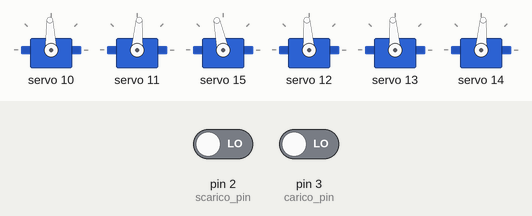
This sketch was run on a simulated Arduino Uno, built with avr-gcc and run on an emulated ATmega328P. On the bench: 6 × servo. The inputs (shaded band) are chosen by the test bench; at power-on: pin 2 (scarico_pin) LOW, pin 3 (carico_pin) LOW.

Above: at 13.2 s.
13.3 s: pin 2 (scarico_pin) driven HIGH
At 18.3 s:
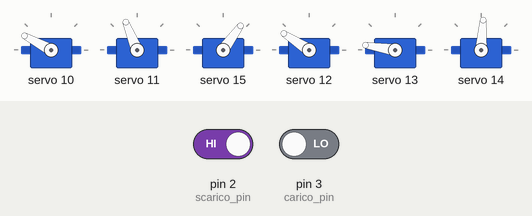
At 27.0 s:
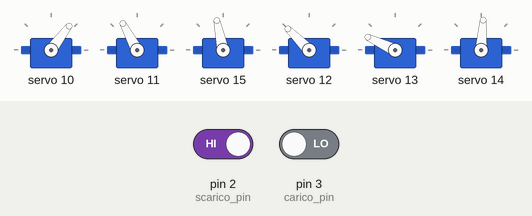
27.3 s: pin 2 (scarico_pin) driven LOW
At 29.06 s:
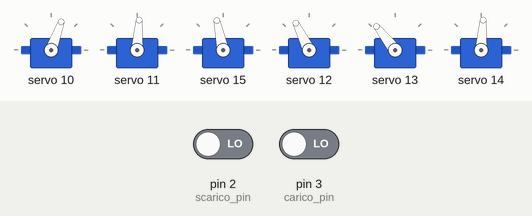
Timing chart, 0 to 31.3 s (numbered marks = the images above; inputs shaded):
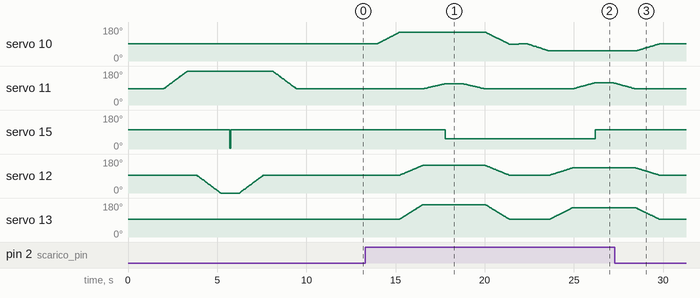

Measured:
- after the input at 13.3 s, servo 15: 102° → 54° after 4.5 s, → 102° 8.4 s later
- after the input at 27.3 s, servo 10: goes on until 29.8 s, then stays 92°; servo 11: goes on until 28.4 s, then stays 86°; servo 15: stays 102° (without the input it goes to 54° after 7.8 s); servo 12, servo 13: goes on until 29.8 s, then stays 94°

The sketch:

braccio_meccanico.ino
```cpp
#include <Adafruit_PWMServoDriver.h>

#include <Wire.h>

Adafruit_PWMServoDriver pwm0 = Adafruit_PWMServoDriver();

#define SERVOMIN  100 //  Valore minimo
#define SERVOMAX  510 //  Valore massimo
#define SERVO_FREQ 50

// Pin dei servo motori

const int mot1 = 10; // Base
const int mot2 = 11; // Motore2
const int mot3 = 12; // Motore3
const int mot4 = 13; // Motore4
const int mot5 = 14; // Motore5
const int mot6 = 15; // Motore6

//  Variabili che gestiscono gli angoli dei singoli motori

float angolo1;
float angolo2;
float angolo3;
float angolo4;
float angolo5;
float angolo6;

// Variabili che gestiscono i movimenti dei singoli motori

int posizione1;
int posizione2;
int posizione3;
int posizione4;
int posizione5;
int posizione6;

// Variabile che gestisce in quanti "step" il movimento verrá effettuato

int step = 60;

// Pin dei Sensori

int const scarico_pin = 2;
int const carico_pin = 3;

// Variabili che leggono i sensori

int scarico;
int carico;

// Variabile che controlla se il braccio ha ballato

bool haiBallato = false;


void setup() {

  pwm0.begin();
  pwm0.setOscillatorFrequency(27000000);
  pwm0.setPWMFreq(SERVO_FREQ);
  delay(10);
  Serial.begin(9600);


}

void balletto() {

  //  Posizione di partenza

  angolo1 = 90.0;
  posizione1 = map(int(angolo1), 0, 180, SERVOMIN, SERVOMAX);
  pwm0.setPWM(mot1, 0, posizione1);

  angolo2 = 85.0;
  posizione2 = map(int(angolo2), 0, 180, SERVOMIN, SERVOMAX);
  pwm0.setPWM(mot2, 0, posizione2);

  angolo6 = 100.0;
  posizione6 = map(int(angolo6), 0, 180, SERVOMIN, SERVOMAX);
  pwm0.setPWM(mot6, 0, posizione6);

  angolo3 = 93.0;
  posizione3 = map(int(angolo3), 0, 180, SERVOMIN, SERVOMAX);
  pwm0.setPWM(mot3, 0, posizione3);

  delay(2000);

  // Il motore 2 va giu

  for (int i = 1; i <= step; i ++) {

    angolo2 = angolo2 + 2;
    posizione2 = map(int(angolo2), 0, 180, SERVOMIN, SERVOMAX);
    pwm0.setPWM(mot2, 0, posizione2);

    delay(30);
  }

  // Il motore 3 va su

  for (int i = 1; i <= step; i ++) {

    angolo3 = angolo3 - 2;
    posizione3 = map(int(angolo3), 0, 180, SERVOMIN, SERVOMAX);
    pwm0.setPWM(mot3, 0, posizione3);

    delay(30);
  }

  // Chiudi presa

  angolo6 = 10.0;
  posizione6 = map(int(angolo6), 0, 180, SERVOMIN, SERVOMAX);
  pwm0.setPWM(mot6, 0, posizione6);

  delay(50);

  // Apri presa

  angolo6 = 100.0;
  posizione6 = map(int(angolo6), 0, 180, SERVOMIN, SERVOMAX);
  pwm0.setPWM(mot6, 0, posizione6);

  // Il motore 3 ritorna giu

  for (int i = 1; i <= step; i ++) {

    angolo3 = angolo3 + 2;
    posizione3 = map(int(angolo3), 0, 180, SERVOMIN, SERVOMAX);
    pwm0.setPWM(mot3, 0, posizione3);

    delay(30);
  }

  // Il motore 2 torna su

  for (int i = 1; i <= step; i ++) {

    angolo2 = angolo2 - 2;
    posizione2 = map(int(angolo2), 0, 180, SERVOMIN, SERVOMAX);
    pwm0.setPWM(mot2, 0, posizione2);

    delay(30);
  }


  delay(2000);

}

void eretta_senza_presa() {

  //  Posizione eretta senza presa

  angolo1 = 90.0;  //  Posizione di partenza
  posizione1 = map(int(angolo1), 0, 180, SERVOMIN, SERVOMAX);
  pwm0.setPWM(mot1, 0, posizione1);

  angolo2 = 85.0;  //  Posizione di partenzamo
  posizione2 = map(int(angolo2), 0, 180, SERVOMIN, SERVOMAX);
  pwm0.setPWM(mot2, 0, posizione2);

  angolo3 = 93.0;  //  Posizione di partenza
  posizione3 = map(int(angolo3), 0, 180, SERVOMIN, SERVOMAX);
  pwm0.setPWM(mot3, 0, posizione3);

  angolo4 = 93.0;  //  Posizione di partenza
  posizione4 = map(int(angolo4), 0, 180, SERVOMIN, SERVOMAX);
  pwm0.setPWM(mot4, 0, posizione4);

  angolo5 = 85.0;  //  Posizione di partenza
  posizione5 = map(int(angolo5), 0, 180, SERVOMIN, SERVOMAX);
  pwm0.setPWM(mot5, 0, posizione5);

  angolo6 = 100.0; //  Posizione di partenza
  posizione6 = map(int(angolo6), 0, 180, SERVOMIN, SERVOMAX);
  pwm0.setPWM(mot6, 0, posizione6);

  delay(500);

}

void eretta_con_presa() {

  // Posizione eretta con presa

    angolo1 = 90.0;  //  Posizione di partenza
    posizione1 = map(int(angolo1), 0, 180, SERVOMIN, SERVOMAX);
    pwm0.setPWM(mot1, 0, posizione1);  // Da mettere sempre

    angolo2 = 85.0;  //  Posizione di partenza
    posizione2 = map(int(angolo2), 0, 180, SERVOMIN, SERVOMAX);
    pwm0.setPWM(mot2, 0, posizione2);

    angolo3 = 93.0;  //  Posizione di partenza
    posizione3 = map(int(angolo3), 0, 180, SERVOMIN, SERVOMAX);
    pwm0.setPWM(mot3, 0, posizione3);

    angolo4 = 93.0;  //  Posizione di partenza
    posizione4 = map(int(angolo4), 0, 180, SERVOMIN, SERVOMAX);
    pwm0.setPWM(mot4, 0, posizione4);

    angolo5 = 85.0;  //  Posizione di partenza
    posizione5 = map(int(angolo5), 0, 180, SERVOMIN, SERVOMAX);
    pwm0.setPWM(mot5, 0, posizione5);

    angolo6 = 55.0; //  Posizione di partenza
    posizione6 = map(int(angolo6), 0, 180, SERVOMIN, SERVOMAX);
    pwm0.setPWM(mot6, 0, posizione6);

    delay(500);

}

// Funzione che prende

void prendi() {

  //  Ciclo per la base

  for(int i = 1; i <= step; i ++) {

    angolo1 = angolo1 + (57.0 / step);
    posizione1 = map(int(angolo1), 0, 180, SERVOMIN, SERVOMAX);
    pwm0.setPWM(mot1, 0, posizione1);

    delay(20);

    }

    // Ciclo per il motore 3 e 4

  for(int i = 1; i <= step; i ++) {

    angolo3 = angolo3 + (48.0 / step);
    posizione3 = map(int(angolo3), 0, 180, SERVOMIN, SERVOMAX);
    pwm0.setPWM(mot3, 0, posizione3);

    angolo4 = angolo4 + (72.0 / step);
    posizione4 = map(int(angolo4), 0, 180, SERVOMIN, SERVOMAX);
    pwm0.setPWM(mot4, 0, posizione4);

    delay(20);
  }

  // Ciclo per il motore 2

  for(int i = 1; i <= step; i ++) {

    angolo2 = angolo2 + (25.0 / step);
    posizione2 = map(int(angolo2), 0, 180, SERVOMIN, SERVOMAX);
    pwm0.setPWM(mot2, 0, posizione2);

    delay(20);

  }

  // Presa del motore 6

  angolo6 = 55;
  posizione6 = map(int(angolo6), 0, 180, SERVOMIN, SERVOMAX);
  pwm0.setPWM(mot6, 0, posizione6);

  delay(1000);

  // Ritorno

  // Ciclo per il motore 2

  for(int i = 1; i <= step; i ++) {
    angolo2 = angolo2 - (25.0 / step);
    posizione2 = map(int(angolo2), 0, 180, SERVOMIN, SERVOMAX);
    pwm0.setPWM(mot2, 0, posizione2);

    delay(20);

  }

    // Ciclo per il motore 1, 3 e 4

  for(int i = 1; i <= step; i ++) {

    angolo1 = angolo1 - (58.0 / step);
    posizione1 = map(int(angolo1), 0, 180, SERVOMIN, SERVOMAX);
    pwm0.setPWM(mot1, 0, posizione1);

    angolo3 = angolo3 - (48.0 / step);
    posizione3 = map(int(angolo3), 0, 180, SERVOMIN, SERVOMAX);
    pwm0.setPWM(mot3, 0, posizione3);

    angolo4 = angolo4 - (72.0 / step);
    posizione4 = map(int(angolo4), 0, 180, SERVOMIN, SERVOMAX);
    pwm0.setPWM(mot4, 0, posizione4);

    delay(20);
  }

  delay(500);

}

// Funzione per posare

void posa() {

  //  Ciclo per la base

  for(int i = 1; i <= step; i ++) {

    angolo1 = angolo1 - (36.0 / step);
    posizione1 = map(int(angolo1), 0, 180, SERVOMIN, SERVOMAX);
    pwm0.setPWM(mot1, 0, posizione1);

    delay(20);

    }

    // Ciclo per il motore 3 e 4

  for(int i = 1; i <= step; i ++) {

    angolo3 = angolo3 + (37.0 / step);
    posizione3 = map(int(angolo3), 0, 180, SERVOMIN, SERVOMAX);
    pwm0.setPWM(mot3, 0, posizione3);

    angolo4 = angolo4 + (57.0 / step);
    posizione4 = map(int(angolo4), 0, 180, SERVOMIN, SERVOMAX);
    pwm0.setPWM(mot4, 0, posizione4);

    delay(20);
  }

  // Ciclo per il motore 2

  for(int i = 1; i <= step; i ++) {

    angolo2 = angolo2 + (30.0 / step);
    posizione2 = map(int(angolo2), 0, 180, SERVOMIN, SERVOMAX);
    pwm0.setPWM(mot2, 0, posizione2);

    delay(20);

  }

  // Presa del motore 6

  angolo6 = 100;
  posizione6 = map(int(angolo6), 0, 180, SERVOMIN, SERVOMAX);
  pwm0.setPWM(mot6, 0, posizione6);

  delay(1000);

  // Ritorno

  // Ciclo per il motore 2

  for(int i = 1; i <= step; i ++) {
    angolo2 = angolo2 - (30.0 / step);
    posizione2 = map(int(angolo2), 0, 180, SERVOMIN, SERVOMAX);
    pwm0.setPWM(mot2, 0, posizione2);

    delay(20);

  }

    // Ciclo per il motore 1, 3 e 4

  for(int i = 1; i <= step; i ++) {

    angolo1 = angolo1 + (36.0 / step);
    posizione1 = map(int(angolo1), 0, 180, SERVOMIN, SERVOMAX);
    pwm0.setPWM(mot1, 0, posizione1);

    angolo3 = angolo3 - (37.0 / step);
    posizione3 = map(int(angolo3), 0, 180, SERVOMIN, SERVOMAX);
    pwm0.setPWM(mot3, 0, posizione3);

    angolo4 = angolo4 - (57.0 / step);
    posizione4 = map(int(angolo4), 0, 180, SERVOMIN, SERVOMAX);
    pwm0.setPWM(mot4, 0, posizione4);

    delay(20);
  }

  delay(500);

}


void loop() {

  if (haiBallato == false) {

    balletto();
    haiBallato = true;

  }
  else {

    carico = digitalRead(carico_pin);
    scarico = digitalRead(scarico_pin);

    /* Serial.print("Carico: ");
    Serial.print(carico);
    Serial.print("Scarico: ");
    Serial.print(scarico);
    delay(2000);  */


    if (carico == 1) {

      eretta_senza_presa();

    }
    else if (carico == 0 && scarico == 1) {

      eretta_senza_presa();
      prendi();
      eretta_con_presa();
      posa();
      eretta_senza_presa();

    }
    else if (carico == 0 && scarico == 0 ) {

      eretta_senza_presa();

    }

  }

}
```
